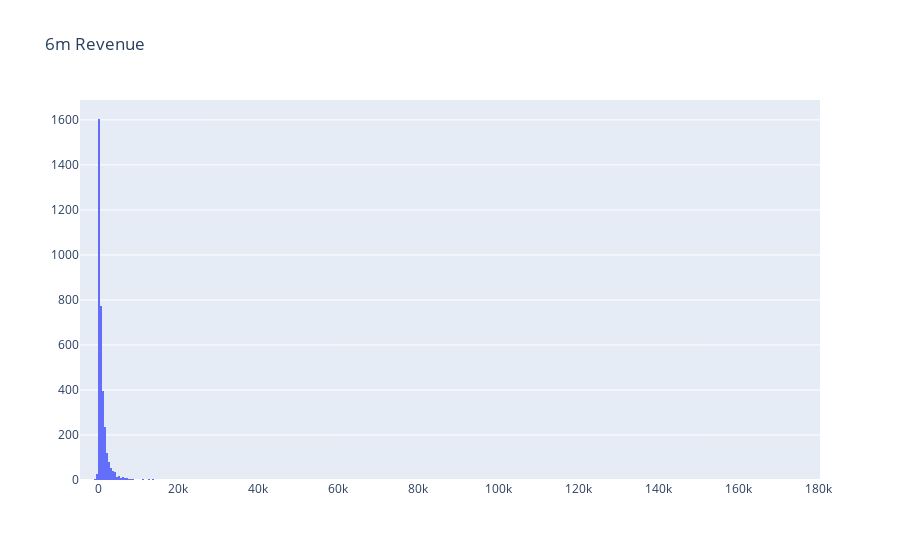

Write notebook code for a chart like this one.
### Code cell
plot_data = [
    go.Histogram(
        x=tx_user_6m['m6_Revenue']
    )
]

plot_layout = go.Layout(
        title='6m Revenue'
    )
fig = go.Figure(data=plot_data, layout=plot_layout)
pyoff.iplot(fig)

### Figure 1 — Plotly figure (JSON) as saved in the notebook; plotly's stock layout.template omitted (floating-point values rounded to 4 significant figures; data arrays with more than 128 entries replaced by an {"elided": "..."} marker saying what was removed)
{"data": [{"type": "histogram", "x": {"elided": "3499 float values"}}], "layout": {"title": {"text": "6m Revenue"}}}
